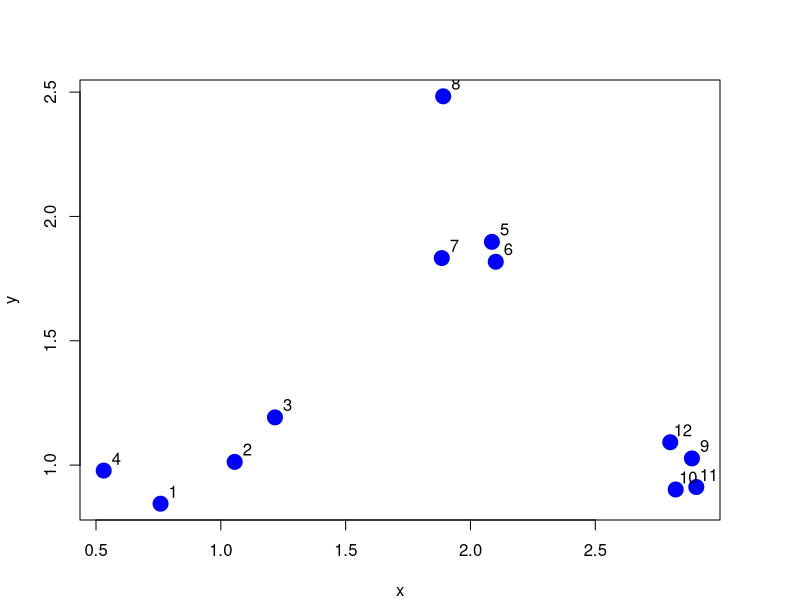
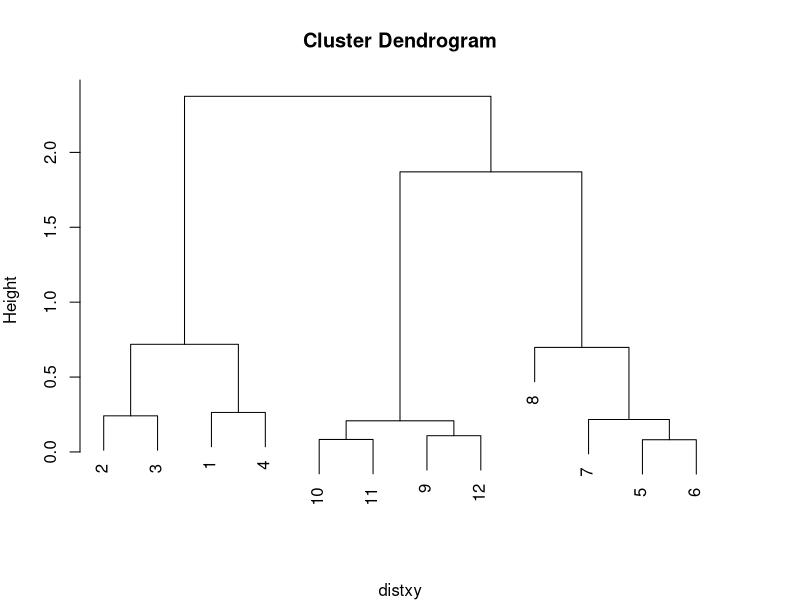
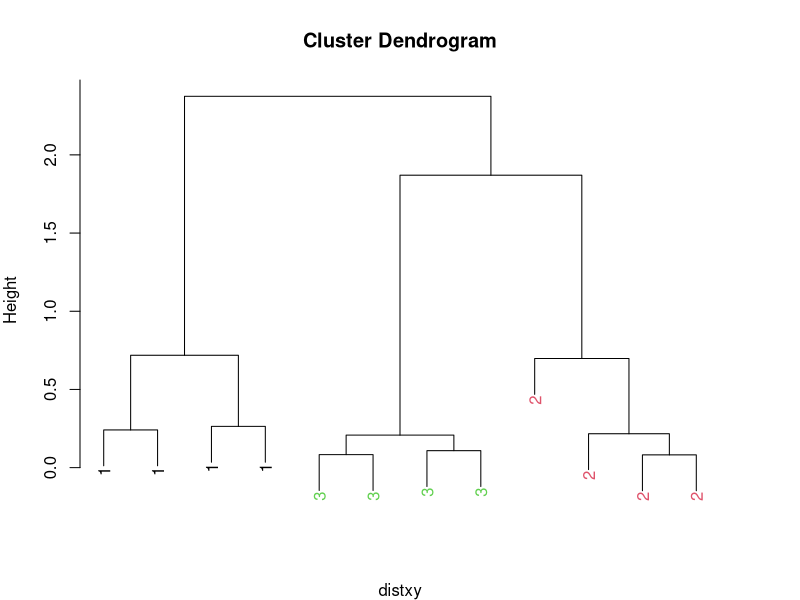
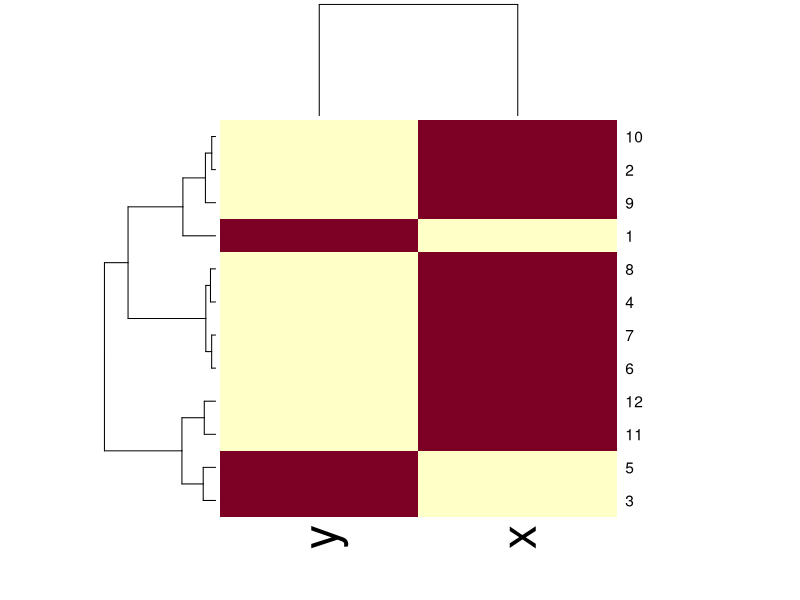
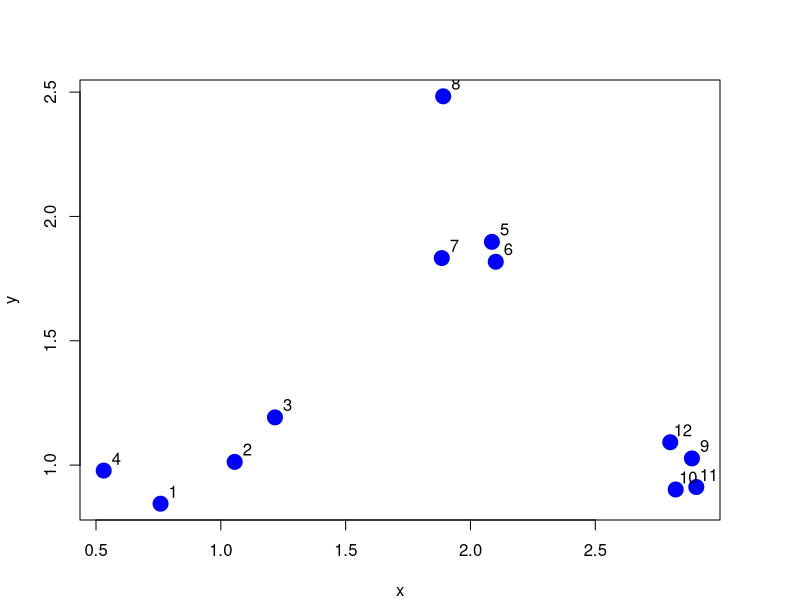
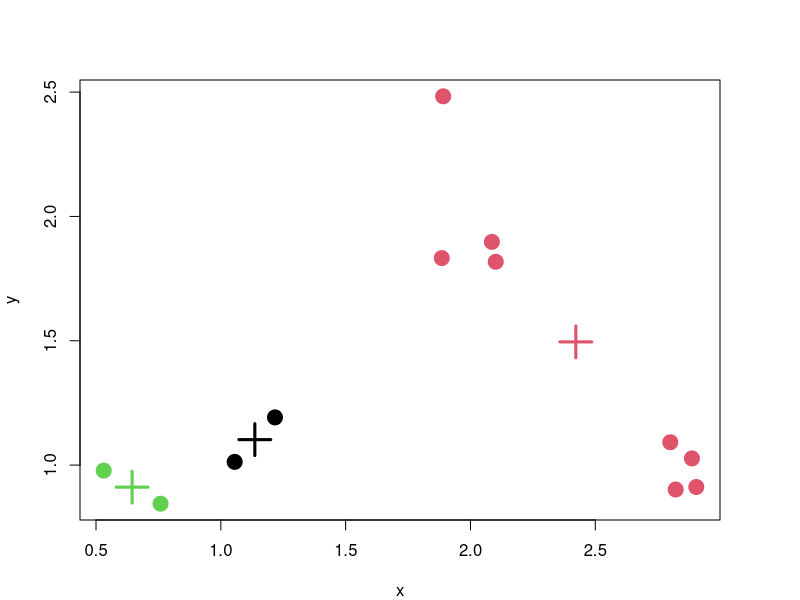
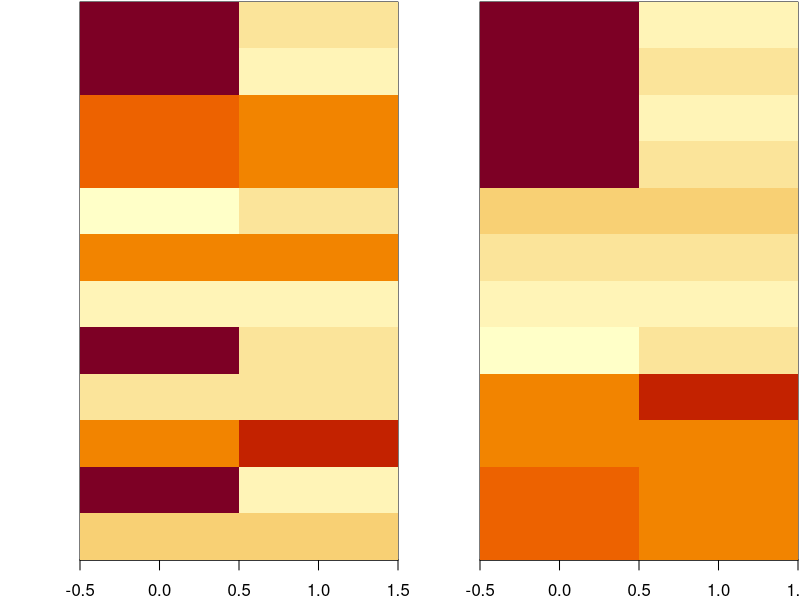
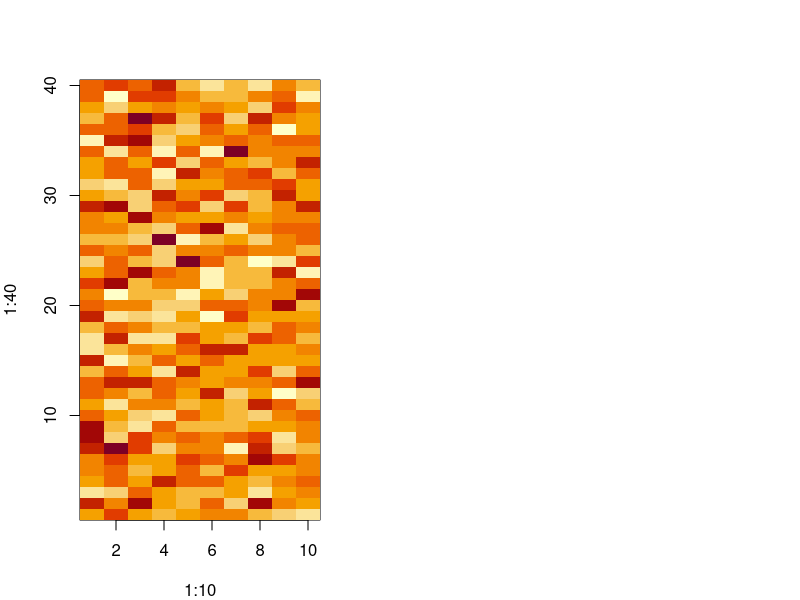

The R script that drew these images, in order:
## ---- chunk 1
set.seed(1234)
par(mar = rep(4, 4))
x <- rnorm(12, mean = rep(1:3, each = 4), sd = 0.2)
y <- rnorm(12, mean = rep(c(1, 2, 1), each = 4), sd = 0.2)
plot(x, y, col = "blue", pch = 19, cex = 2)
text(x + 0.05, y + 0.05, labels = as.character(1:12))
## ---- chunk 2
df <- data.frame(x = x, y = y)
distxy <- dist(df)
hClustering <- hclust(distxy)
plot(hClustering)                  
## ---- chunk 3
myplclust <- function(hclust, lab = hclust$labels, lab.col = rep(1, length(hclust$labels)), hang = 0.1, ...) {
     y <- rep(hclust$height, 2)
     x <- as.numeric(hclust$merge)
     y <- y[which(x < 0)]
     x <- x[which(x < 0)]
     x <- abs(x)
     y <- y[order(x)]
     x <- x[order(x)]
     plot(hclust, labels = FALSE, hang = hang, ...)
     text(x = x, y = y[hclust$order] - (max(hclust$height) * hang), labels = lab[hclust$order], col = lab.col[hclust$order], srt = 90, adj = c(1, 0.5), xpd = NA, ...)
}
## ---- chunk 4
myplclust(hClustering, lab = rep(1:3, each = 4), lab.col = rep(1:3, each = 4))
## ---- chunk 5
set.seed(143)
dataMatrix <- as.matrix(df)[sample(1:12), ]
heatmap(dataMatrix)
## ---- chunk 6
set.seed(1234)
par(mar = rep(4, 4))
x <- rnorm(12, mean = rep(1:3, each = 4), sd = 0.2)
y <- rnorm(12, mean = rep(c(1, 2, 1), each = 4), sd = 0.2)
plot(x, y, col = "blue", pch = 19, cex = 2)
text(x + 0.05, y + 0.05, labels = as.character(1:12))
## ---- chunk 7
df <- data.frame(x, y)
agentk <- kmeans(df, centers = 3)
names(agentk)
agentk$cluster
agentk$centers
par(mar = rep(4, 4))
plot(x, y, col = agentk$cluster, pch = 19, cex = 2)
points(agentk$centers, col = 1:3, pch = 3, cex = 3, lwd = 3)
## ---- chunk 8
set.seed(1234)
dataMatrix <- as.matrix(df)[sample(1:12), ]
brolin <- kmeans(dataMatrix, centers = 3)
par(mfrow = c(1, 2), mar = c(2, 4, 0.1, 0.1))
image(t(dataMatrix)[, nrow(dataMatrix):1], yaxt = "n")
image(t(dataMatrix)[, order(brolin$cluster)], yaxt = "n")
## ---- chunk 9
set.seed(12345)
par(mar = rep(4, 4))
dataMatrix <- matrix(rnorm(400), nrow = 40)
image(1:10, 1:40, t(dataMatrix)[, nrow(dataMatrix):1])
## ---- chunk 10
par(mar = rep(0.2, 4))
heatmap(dataMatrix)
## ---- chunk 11
set.seed(678910)
for(i in 1:40) {
     coinFlip <- rbinom(1, size = 1, prob = 0.5)
     # if the coin is heads, add a common pattern to that row
     if(coinFlip) {
          dataMatrix[i, ] <- dataMatrix[i, ] + rep(c(0, 3), each = 5)
     }
}

par(mar = rep(4, 4))
image(1:10, 1:40, t(dataMatrix)[, nrow(dataMatrix):1])
heatmap(dataMatrix)
## ---- chunk 12
set.seed(678910)
dataMatrix1 <- matrix(rnorm(400), nrow = 40)
for(i in 1:40) {
     coinFlip <- rbinom(1, size = 1, prob = 0.5)
     # if the coin is heads, add a common pattern to that row
     if(coinFlip) {
          dataMatrix1[i, ] <- dataMatrix1[i, ] + rep(c(-3, 6), each = 5)
     }
}

# image(1:10, 1:40, t(dataMatrix)[, nrow(dataMatrix):1])

set.seed(678910)
dataMatrix2 <- matrix(rnorm(400), nrow = 40)
for(i in 1:40) {
     coinFlip <- rbinom(1, size = 1, prob = 0.63)
     # if the coin is heads, add a common pattern to that row
     if(coinFlip) {
          dataMatrix2[i, ] <- dataMatrix2[i, ] + rep(c(-3, 6), each = 5)
     }
}

set.seed(678910)
dataMatrix3 <- matrix(rnorm(400), nrow = 40)
for(i in 1:40) {
     coinFlip <- rbinom(1, size = 1, prob = 0.5)
     # if the coin is heads, add a common pattern to that row
     if(coinFlip) {
          dataMatrix3[i, ] <- dataMatrix3[i, ] + c(rep(-3, 7), rep(6, 3))
     }
}

c1 <- hclust(dist(dataMatrix1))
c2 <- hclust(dist(dataMatrix2))
c3 <- hclust(dist(dataMatrix3))

dm1 <- dataMatrix1[c1$order, ]
dm2 <- dataMatrix2[c2$order, ]
dm3 <- dataMatrix3[c3$order, ]

par(mfrow = c(1, 3), mar = rep(4, 4))
image(t(dm1)[, nrow(dm1):1])
image(t(dm2)[, nrow(dm2):1])
image(t(dm3)[, nrow(dm3):1])
## ---- chunk 13
hh <- hclust(dist(dataMatrix))
dmorder <- dataMatrix[hh$order, ]
par(mfrow = c(1, 3))
image(t(dmorder)[, nrow(dmorder):1])
plot(rowMeans(dmorder), 40:1, xlab = "Row Mean", ylab = "Row", pch = 19)
plot(colMeans(dmorder), xlab = "Column", ylab = "Column Mean", pch = 19)
## ---- chunk 14
library(scales)
svd1 <- svd(scale(dmorder))
par(mfrow = c(1, 3))
image(t(dmorder)[, nrow(dmorder):1])
plot(svd1$u[, 1], 40:1, xlab = "Row", ylab = "First left singular vector", pch = 19)
plot(svd1$v[, 1], xlab = "Column", ylab = "First right singular vector", pch = 19)
## ---- chunk 15
par(mfrow = c(1, 2))
plot(svd1$d, xlab = "Column", ylab = "Singular Value", pch = 19)
plot(svd1$d^2/sum(svd1$d^2), xlab = "Column", ylab = "Prop. of variance explained", pch = 19)
## ---- chunk 16
cMatrix <- dmorder*0
for(i in 1:dim(dmorder)[1]){cMatrix[i,] <- rep(c(0, 1), each=5)}
svd1 <- svd(cMatrix)
par(mfrow = c(1, 3))
image(t(cMatrix)[, nrow(cMatrix):1])
plot(svd1$d, xlab = "Column", ylab = "Singular Value", pch = 19)
plot(svd1$d^2/sum(svd1$d^2), xlab = "Column", ylab = "Prop. of variance explained", pch = 19)
## ---- chunk 17
set.seed(678910)
for(i in 1:40) {
  coinFlip1 <- rbinom(1, size = 1, prob = 0.5)
  coinFlip2 <- rbinom(1, size = 1, prob = 0.5)
  if(coinFlip1) {
    dataMatrix[i, ] <- dataMatrix[i, ] + rep(c(0, 5), each = 5)
  }
  if(coinFlip2) {
    dataMatrix[i, ] <- dataMatrix[i, ] + rep(c(0, 5), 5)
  }
}
hh <- hclust(dist(dataMatrix))
dmorder <- dataMatrix[hh$order, ]
## ---- chunk 18
svd2 <- svd(scale(dmorder))
par(mfrow = c(1, 3))
image(t(dmorder)[, nrow(dmorder):1])
plot(rep(c(0, 1), each = 5), pch = 19, xlab = "Column", ylab = "Pattern 1")
plot(rep(c(0, 1), 5), pch = 19, xlab = "Column", ylab = "Pattern 2")
## ---- chunk 19
par(mfrow = c(1, 3))
image(t(dmorder)[, nrow(dmorder):1])
plot(svd2$v[, 1], pch = 19, xlab = "Column", ylab = "1st right singular vector")
plot(svd2$v[, 2], pch = 19, xlab = "Column", ylab = "2nd right singular vector")
## ---- chunk 20
par(mfrow = c(1, 2))
plot(svd2$d, xlab = "Column", ylab = "Singular Value", pch = 19)
plot(svd2$d^2/sum(svd2$d^2), xlab = "Column", ylab = "Prop. of variance explained", pch = 19)
